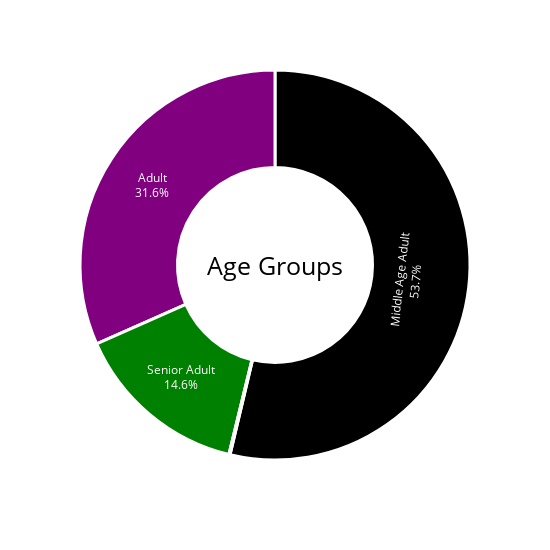

The cell this chart's notebook holds for it:
### Markdown cell above
#### Segmentasi Customer : Klasifikasi Umur

### Code cell
agegroup = customer.Age_Group.value_counts()

fig = px.pie(labels = agegroup.index, values = agegroup.values, names = agegroup.index, width = 550, height = 550)

fig.update_traces(textposition = 'inside', 
                  textinfo = 'percent + label', 
                  hole = 0.50, 
                  marker = dict(colors = ['black', 'purple', 'green'], 
                                line = dict(color = 'white', width = 3)))

fig.update_layout(annotations = [dict(text = 'Age Groups', 
                                      x = 0.5, y = 0.5, font_size = 25, showarrow = False,                                       
                                      font_color = 'black')],
                  showlegend = False)

fig.show()

### Figure 1 — Plotly figure (JSON) as saved in the notebook; plotly's stock layout.template omitted (floating-point values rounded to 4 significant figures)
{"data": [{"domain": {"x": [0, 1], "y": [0, 1]}, "hole": 0.5, "hovertemplate": "label=%{label}<br>value=%{value}<extra></extra>", "labels": ["Middle Age Adult", "Adult", "Senior Adult", "Teen"], "legendgroup": "", "marker": {"colors": ["black", "purple", "green"], "line": {"color": "white", "width": 3}}, "name": "", "showlegend": true, "textinfo": "percent+label", "textposition": "inside", "type": "pie", "values": [1160, 683, 315, 2]}], "layout": {"annotations": [{"font": {"color": "black", "size": 25}, "showarrow": false, "text": "Age Groups", "x": 0.5, "y": 0.5}], "height": 550, "legend": {"tracegroupgap": 0}, "margin": {"t": 60}, "showlegend": false, "width": 550}}
